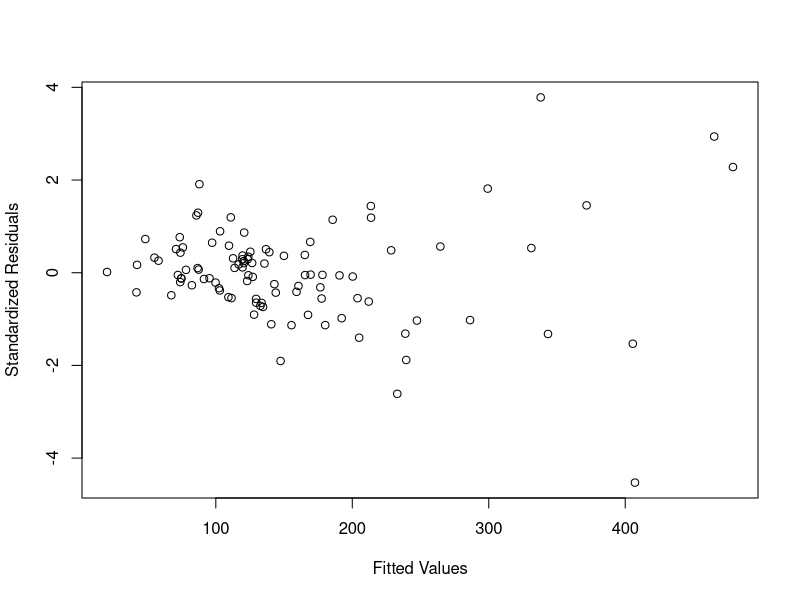
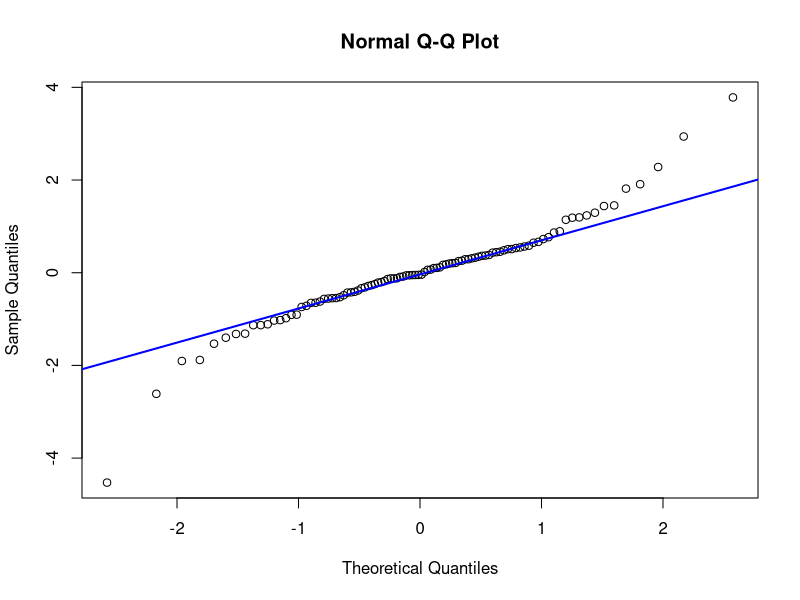

The R script that drew these images, in order: (Note: this script raises an error after producing the figures.)
# practice assignment 3
hp <- read.table("hp.txt", header = TRUE) # house price data

# a) Fit the linear regression model:
# Price = B_0 + B_1(Size) + B_2(Beds) + B_3(Baths) + B_4(New) + B_5(Taxes) # nolint
fit <- lm(Price ~ Size + Beds + Baths + New + Taxes, data = hp)
summary(fit)

# Examine standardized residuals vs. fitted values
quartz()
plot(fitted(fit), rstandard(fit),
     xlab = "Fitted Values",
     ylab = "Standardized Residuals")

qqnorm(rstandard(fit))
qqline(rstandard(fit), col = "blue", lwd = 2)

# b) box-cox transformation
library(MASS)
bc <- boxcox(fit, lambda = seq(-1, 1, 0.05))
lambda_opt <- bc$x[which.max(bc$y)]
bc
abline(v = 0.5, lty = 3)

# c) refit the regression model using the transformed response (box-cox)
fit_log <- lm(log(Price) ~ Size + Beds + Baths + New + Taxes, data = hp)
summary(fit_log)

# Re-examine standardized residuals vs. fitted values
quartz()
plot(fitted(fit_log), rstandard(fit_log),
     xlab = "Fitted Values",
     ylab = "Standardized Residuals")

qqnorm(rstandard(fit_log))
qqline(rstandard(fit_log), col = "blue", lwd = 2)

# d) identify the most important predictors using backward variable selection
# iteration 1: remove Beds
back_fit <- lm(log(Price) ~ Size + Baths + New + Taxes, data = hp)
summary(back_fit)

# iteration 2: remove Baths
back_fit <- lm(log(Price) ~ Size + New + Taxes, data = hp)
summary(back_fit)
